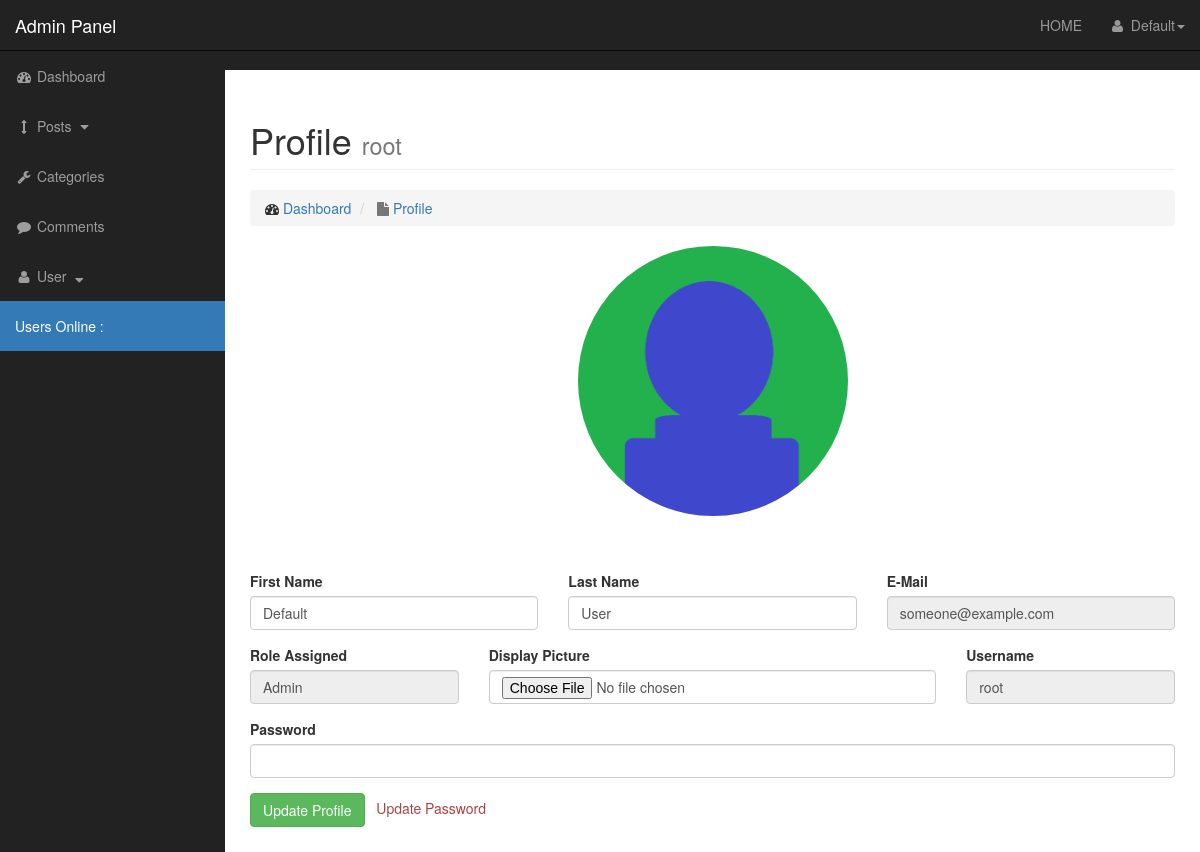
Page /admin/profile.php (signed in) on the earlier database version.
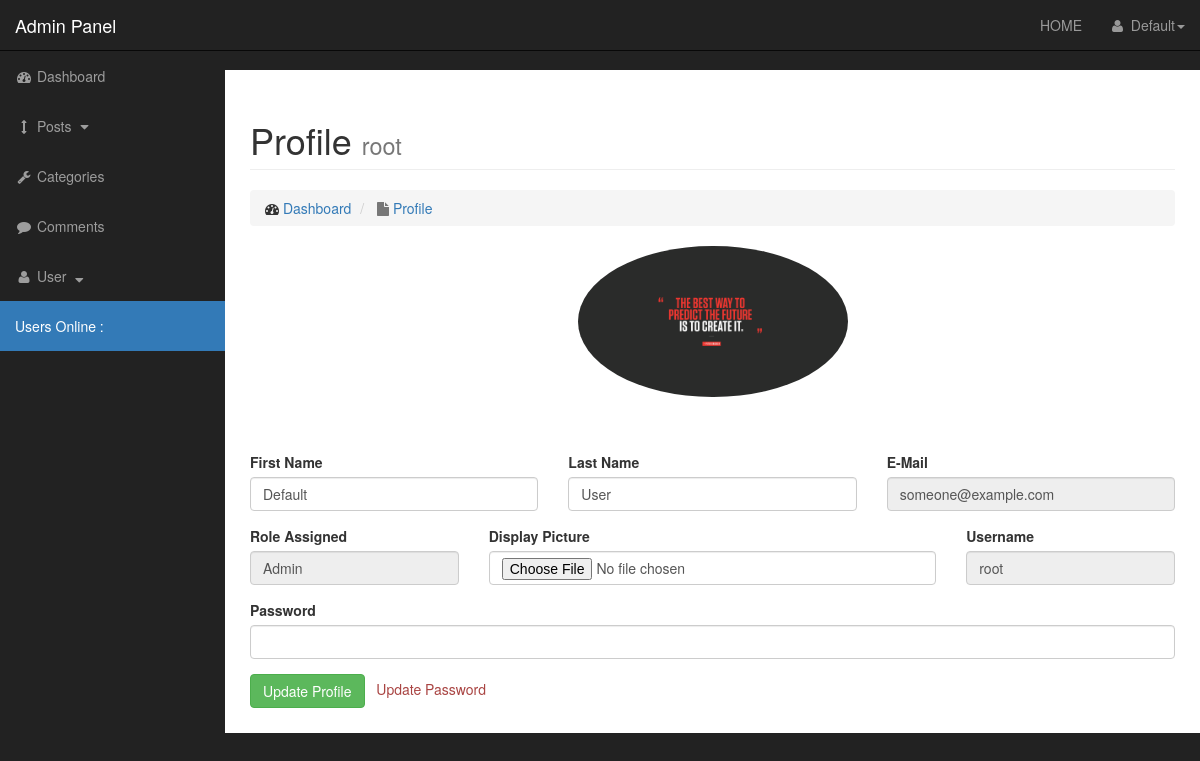
Same page on the later database version.
### tables this page shows
CREATE TABLE `users` (
  `user_id` int(3) NOT NULL,
  `username` varchar(32) NOT NULL,
  `password` varchar(255) NOT NULL,
  `first_name` varchar(64) NOT NULL,
  `last_name` varchar(64) NOT NULL,
  `email` varchar(128) NOT NULL,
  `dateAdded` date NOT NULL,
  `user_image` text NOT NULL,
  `role` int(32) NOT NULL DEFAULT '4',
  `for_role` int(32) DEFAULT NULL,
  `token` text
);

CREATE TABLE `role` (
  `role_id` int(3) NOT NULL,
  `role_title` varchar(255) NOT NULL DEFAULT 'subscriber'
);

### admin/profile.php (the view, shortened to what this page needs)
<?php include "includes/header.php" ?>
<?php
    if(isset($_SESSION['username'])){
        $username = $_SESSION['username'];
       $query = "SELECT users.user_id,users.username,users.first_name,users.last_name,users.email,users.user_image,role.role_title FROM users RIGHT JOIN role ON users.role = role.role_id WHERE users.username = '$username'";
        $selectUser = mysqli_query($connect,$query);
        while($row = mysqli_fetch_assoc($selectUser)){
            $fname = $row['first_name'];
            $lname = $row['last_name'];
            $email = $row['email'];
            $userImg = $row['user_image'];
            $role = $row['role_title'];
        }
    }
?>
    <div id="wrapper">
        <?php include "includes/nav.php" ?>
        <div id="page-wrapper">
            <div class="container-fluid">
                <div class="row">
                    <div class="col-lg-12">
                        <h1 class="page-header">
                            Profile
                            <small><?php echo $username; ?> </small>
                        </h1>
                        <ol class="breadcrumb">
                            <li>
                                <i class="fa fa-dashboard"></i>  <a href="index.html"> Dashboard</a>
                            </li>
                            <li class="active">
                                <i class="fa fa-file"></i> <a href="post_list.php"> Profile </a>
                            </li>
                        </ol>
                    </div>
                    <div style="overflow-x:auto;" class="col-lg-12">
                    <form method="post" enctype="multipart/form-data">
                            <center><div class="form-group">
                            <img class="img img-circle img-responsive" width=270 src="../images/users/<?php echo $userImg;?>" alt="">
                            </div></center>
                            <br><br>
                            <div class="row">
                                <div class="col-md-4">
                                    <div class="form-group">
                                <label for="fname">First Name</label>
                                <input type="text" value="<?php echo $fname; ?>" class="form-control" name="fname" required>
                            </div>
                                </div>
                                <div class="col-md-4">
                                    <div class="form-group">
                                <label for="lname">Last Name</label>
                                <input type="text" value="<?php echo $lname; ?>" class="form-control" name="lname" required>
                            </div>
                                </div>
                                <div class="col-md-4"><div class="form-group">
                                <label for="author">E-Mail</label>
                                <input type="email" readonly value="<?php echo $email;?>" class="form-control" name="email" required>
                            </div></div>
                            </div>
                            <div class="row">
                                <div class="col-md-3">
                                    <div class="form-group">
                                <label for="role">Role Assigned</label>
                                <input type="text" value="<?php echo $role;?>" readonly class="form-control">
                            </div>
                                </div>
                                <div class="col-md-6">
                                    <div class="form-group">
                                <label for="dp">Display Picture</label>
                                <input type="file"  name="image" class="form-control">
                            </div>
                                </div>
                                <div class="col-md-3">
                                    <div class="form-group">
                                <label for="username">Username</label>
                                <input type="text" value="<?php echo $username ;?>" name="username" readonly class="form-control">
                            </div>
                                </div>
                            </div>
                            <div class="form-group" id="oldPass">
                                <label for="password">Password</label>
                                <input type="password" name="password" class="form-control">
                            </div>
                            <div class="form-group">
                                <input type="submit" id="updateProfile" value="Update Profile" name="updateProfile" class="btn btn-success">
                                &nbsp;&nbsp;<span style="cursor: pointer;" class="text-danger" id="updatePass">Update Password</span>
                            </div>
                    </form>
                    </div>
                </div>
            </div>
        </div>
    </div>
<?php include "includes/footer.php"; ?>

Differences in the rows shown:
changed users "Default": user_image: a different picture
